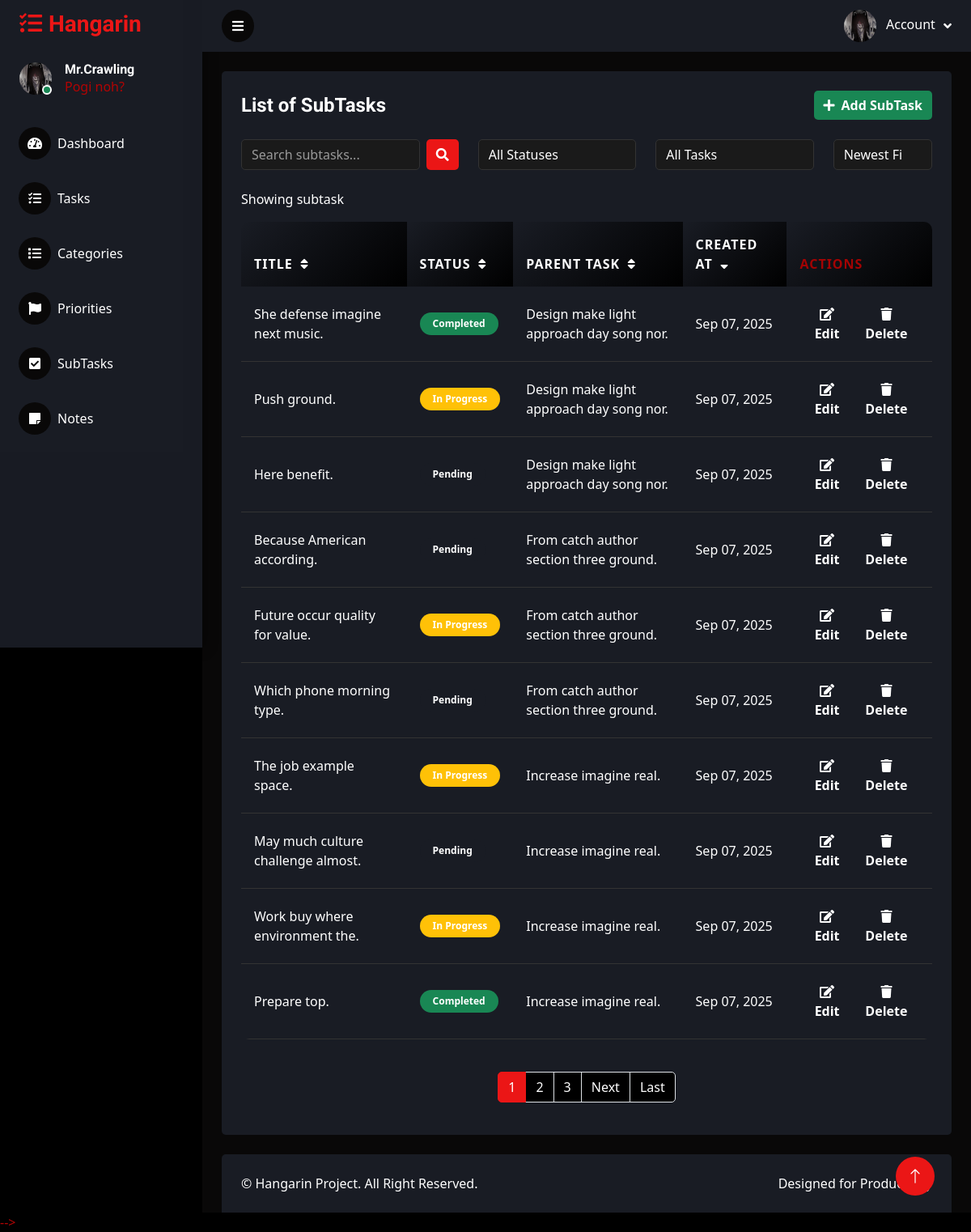
The page /subtasks/ on the database as committed earlier.
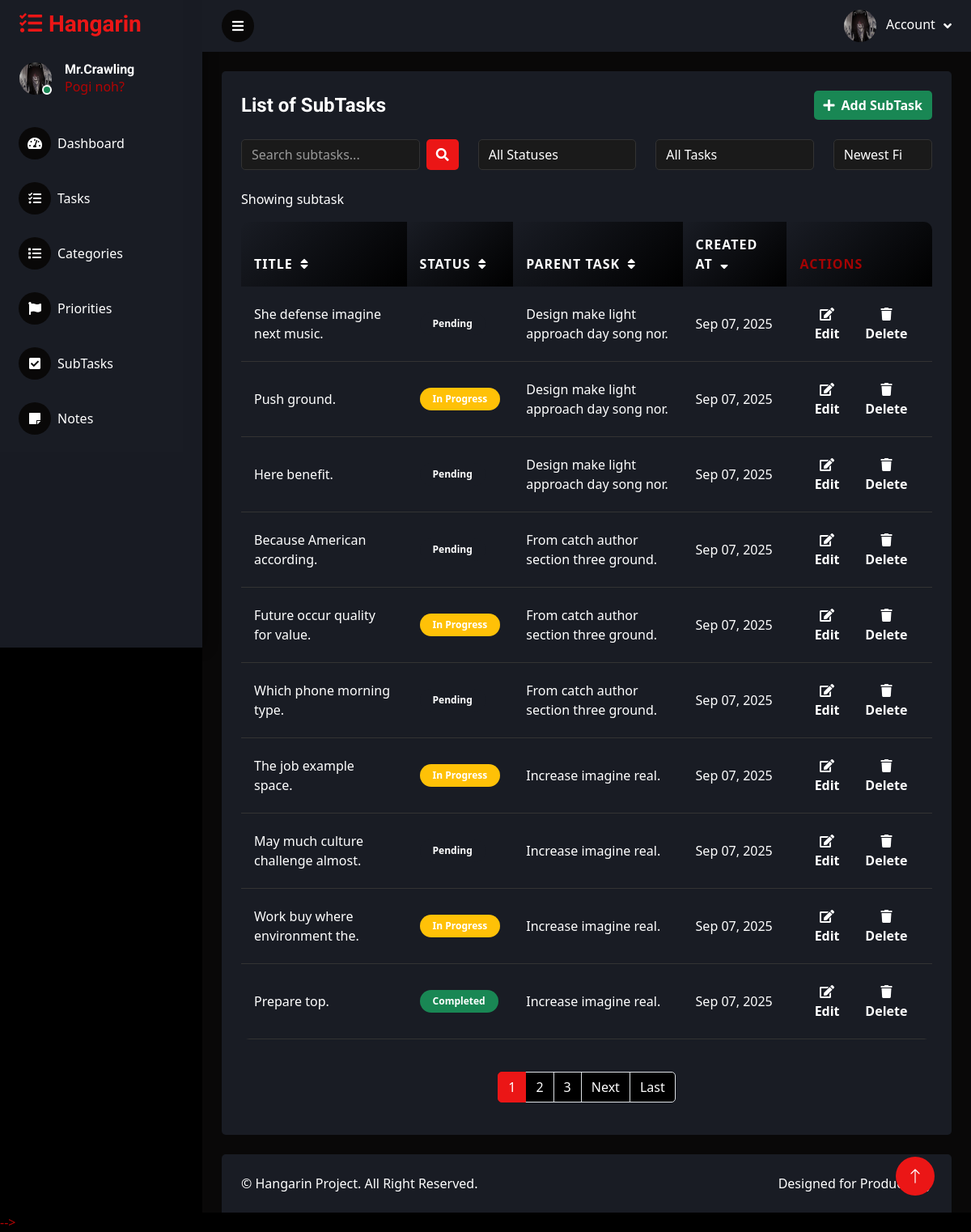
The same page on the database as committed later.
### tasks/models.py (models this page shows, shortened)
class BaseModel(models.Model):
    created_at = models.DateTimeField(auto_now_add=True)
    updated_at = models.DateTimeField(auto_now=True)
    class Meta:
        abstract = True

class SubTask(BaseModel):
    STATUS_CHOICES = [
        ("Pending", "Pending"),
        ("In Progress", "In Progress"),
        ("Completed", "Completed"),
    ]
    title = models.CharField(max_length=200)
    description = models.TextField(blank=True)
    status = models.CharField(
        max_length=50,
        choices=STATUS_CHOICES,
        default="Pending"
    )
    task = models.ForeignKey(Task, on_delete=models.CASCADE, related_name='subtasks')
    class Meta:
        ordering = ['-created_at']

class Task(BaseModel):
    STATUS_CHOICES = [
        ("Pending", "Pending"),
        ("In Progress", "In Progress"),
        ("Completed", "Completed"),
    ]
    title = models.CharField(max_length=200)
    description = models.TextField(blank=True)
    status = models.CharField(
        max_length=50,
        choices=STATUS_CHOICES,
        default="Pending"
    )
    deadline = models.DateTimeField(null=True, blank=True)
    priority = models.ForeignKey(Priority, on_delete=models.CASCADE)
    category = models.ForeignKey(Category, on_delete=models.CASCADE)
    class Meta:
        ordering = ['-created_at']

### tasks/views.py (the view)
# urls.py: path('subtasks/', SubTaskListView.as_view(), name='subtask-list'),
class SubTaskListView( ListView):
    model = SubTask
    template_name = 'subtask_list.html'
    context_object_name = 'subtasks'
    paginate_by = 10
    ordering = ["subtask__subtask_name","name"]
    def get_queryset(self):
        qs = super().get_queryset()
        query = self.request.GET.get('q')
        if query:
            qs = qs.filter(
                Q(title__icontains=query) |
                Q(task__title__icontains=query) |
                Q(status__icontains=query)
            )
        status_filter = self.request.GET.get('status')
        if status_filter:
            qs = qs.filter(status=status_filter)
        task_filter = self.request.GET.get('task')
        if task_filter:
            qs = qs.filter(task_id=task_filter)
        return qs
    def get_ordering(self):
        allowed_sort_fields = {
            'title': 'Title A-Z',
            '-title': 'Title Z-A',
            'status': 'Status A-Z',
            '-status': 'Status Z-A',
            'task__title': 'Parent Task A-Z',
            '-task__title': 'Parent Task Z-A',
            'created_at': 'Created (Oldest)',
            '-created_at': 'Created (Newest)',
        }
        sort_by = self.request.GET.get('sort_by', '-created_at')
        if sort_by in allowed_sort_fields:
            return sort_by
        return '-created_at'
    def get_context_data(self, **kwargs):
        context = super().get_context_data(**kwargs)
        context['current_sort'] = self.request.GET.get('sort_by', '-created_at')
        context['current_search'] = self.request.GET.get('q', '')
        context['current_status'] = self.request.GET.get('status', '')
        context['current_task'] = self.request.GET.get('task', '')
        context['status_choices'] = SubTask.STATUS_CHOICES
        context['tasks'] = Task.objects.all()
        context['sort_options'] = {
            '-created_at': 'Newest First',
            'created_at': 'Oldest First',
            'title': 'Title A-Z',
            '-title': 'Title Z-A',
            'status': 'Status A-Z',
            '-status': 'Status Z-A',
            'task__title': 'Parent Task A-Z',
            '-task__title': 'Parent Task Z-A',
        }
        context['total_subtasks'] = SubTask.objects.count()
        context['completed_subtasks'] = SubTask.objects.filter(status='Completed').count()
        return context

### templates/subtask_list.html (shortened to what this page needs)
{% extends 'base.html' %}
{% load static %}
{% block content %}
<div class="container-fluid pt-4 px-4">
    <div class="row g-4">
        <div class="col-12">
            <div class="bg-secondary rounded h-100 p-4">
                <div class="d-flex align-items-center justify-content-between mb-4">
                    <h4 class="mb-0">List of SubTasks</h4>
                    <a href="{% url 'subtask-add' %}" class="btn btn-success"><i class="fa fa-plus me-2"></i>Add SubTask</a>
                </div>
                <div class="row mb-4">
                    <div class="col-md-4">
                        <form method="get" class="d-flex">
                            <input class="form-control bg-dark border-0 me-2"
                                   type="search"
                                   name="q"
                                   placeholder="Search subtasks..."
                                   aria-label="Search"
                                   value="{{ current_search }}">
                            <button class="btn btn-primary" type="submit">
                                <i class="fas fa-search"></i>
                            </button>
                        </form>
                    </div>
                    <div class="col-md-3">
                        <form method="get" id="statusForm">
                            <select class="form-select bg-dark border-0" name="status" onchange="this.form.submit()">
                                <option value="">All Statuses</option>
                            </select>
                        </form>
                    </div>
                    <div class="col-md-3">
                        <form method="get" id="taskForm">
                            <select class="form-select bg-dark border-0" name="task" onchange="this.form.submit()">
                                <option value="">All Tasks</option>
                            </select>
                        </form>
                    </div>
                    <div class="col-md-2">
                        <form method="get" id="sortForm">
                            <select class="form-select bg-dark border-0" name="sort_by" onchange="this.form.submit()">
                                {% for value, label in sort_options.items %}
                                <option value="{{ value }}"
                                        {% if current_sort == value %}selected{% endif %}>
                                    {{ label }}
                                </option>
                                {% endfor %}
                            </select>
                        </form>
                    </div>
                </div>
                <div class="row mb-3">
                    <div class="col-12">
                        <div class="d-flex justify-content-between align-items-center">
                            <div>
                                <span class="text-muted">
                                    Showing {{ subtasks.paginator.count }} subtask{{ subtasks.paginator.count|pluralize }}
                                </span>
                            </div>
                        </div>
                    </div>
                </div>
                <div class="table-responsive">
                    <table class="table table-hover">
                        <thead>
                            <tr>
                                <th scope="col">
                                    <a href="?sort_by={% if current_sort == 'title' %}-title{% else %}title{% endif %}"
                                       class="text-decoration-none text-white">
                                        Title
                                        {% if current_sort == 'title' %}<i class="fas fa-sort-up ms-1"></i>
                                        {% elif current_sort == '-title' %}<i class="fas fa-sort-down ms-1"></i>
                                        {% else %}<i class="fas fa-sort ms-1"></i>{% endif %}
                                    </a>
                                </th>
                                <th scope="col">
                                    <a href="?sort_by={% if current_sort == 'status' %}-status{% else %}status{% endif %}"
                                       class="text-decoration-none text-white">
                                        Status
                                        {% if current_sort == 'status' %}<i class="fas fa-sort-up ms-1"></i>
                                        {% elif current_sort == '-status' %}<i class="fas fa-sort-down ms-1"></i>
                                        {% else %}<i class="fas fa-sort ms-1"></i>{% endif %}
                                    </a>
                                </th>
                                <th scope="col">
                                    <a href="?sort_by={% if current_sort == 'task__title' %}-task__title{% else %}task__title{% endif %}"
                                       class="text-decoration-none text-white">
                                        Parent Task
                                        {% if current_sort == 'task__title' %}<i class="fas fa-sort-up ms-1"></i>
                                        {% elif current_sort == '-task__title' %}<i class="fas fa-sort-down ms-1"></i>
                                        {% else %}<i class="fas fa-sort ms-1"></i>{% endif %}
                                    </a>
                                </th>
                                <th scope="col">
                                    <a href="?sort_by={% if current_sort == 'created_at' %}-created_at{% else %}created_at{% endif %}"
                                       class="text-decoration-none text-white">
                                        Created At
                                        {% if current_sort == 'created_at' %}<i class="fas fa-sort-up ms-1"></i>
                                        {% elif current_sort == '-created_at' %}<i class="fas fa-sort-down ms-1"></i>
                                        {% else %}<i class="fas fa-sort ms-1"></i>{% endif %}
                                    </a>
                                </th>
                                <th scope="col">Actions</th>
                            </tr>
                        </thead>
                        <tbody>
                            {% for subtask in subtasks %}
                            <tr>
                                <td>{{ subtask.title }}</td>
                                <td>
                                    <span class="badge
                                        {% if subtask.status == 'Completed' %}bg-success
                                        {% elif subtask.status == 'In Progress' %}bg-warning
                                        {% else %}bg-secondary{% endif %}">
                                        {{ subtask.status }}
                                    </span>
                                </td>
                                <td>{{ subtask.task.title }}</td>
                                <td>{{ subtask.created_at|date:"M d, Y" }}</td>
                                <td>
                                    <div class="btn-group">
                                        <a href="{% url 'subtask-update' subtask.id %}" class="btn btn-edit btn-edit-icon btn-edit-sm">
                                            <i class="fas fa-edit"></i> Edit
                                        </a>
                                        <a href="{% url 'subtask-delete' subtask.id %}" class="btn btn-delete btn-delete-icon btn-delete-sm">
                                            <i class="fas fa-trash"></i> Delete
                                        </a>
                                    </div>
                                </td>
                            </tr>
                            {% empty %}
                            <tr>
                                <td colspan="5" class="text-center">No subtasks found.</td>
                            </tr>
                            {% endfor %}
                        </tbody>
                    </table>
                </div>
                {% include 'includes/pagination.html' %}
            </div>
        </div>
    </div>
</div>
{% endblock %}

Rows that differ between the two databases and show on the page:
changed SubTask "She defense imagine next music.": status "Completed" → "Pending"
